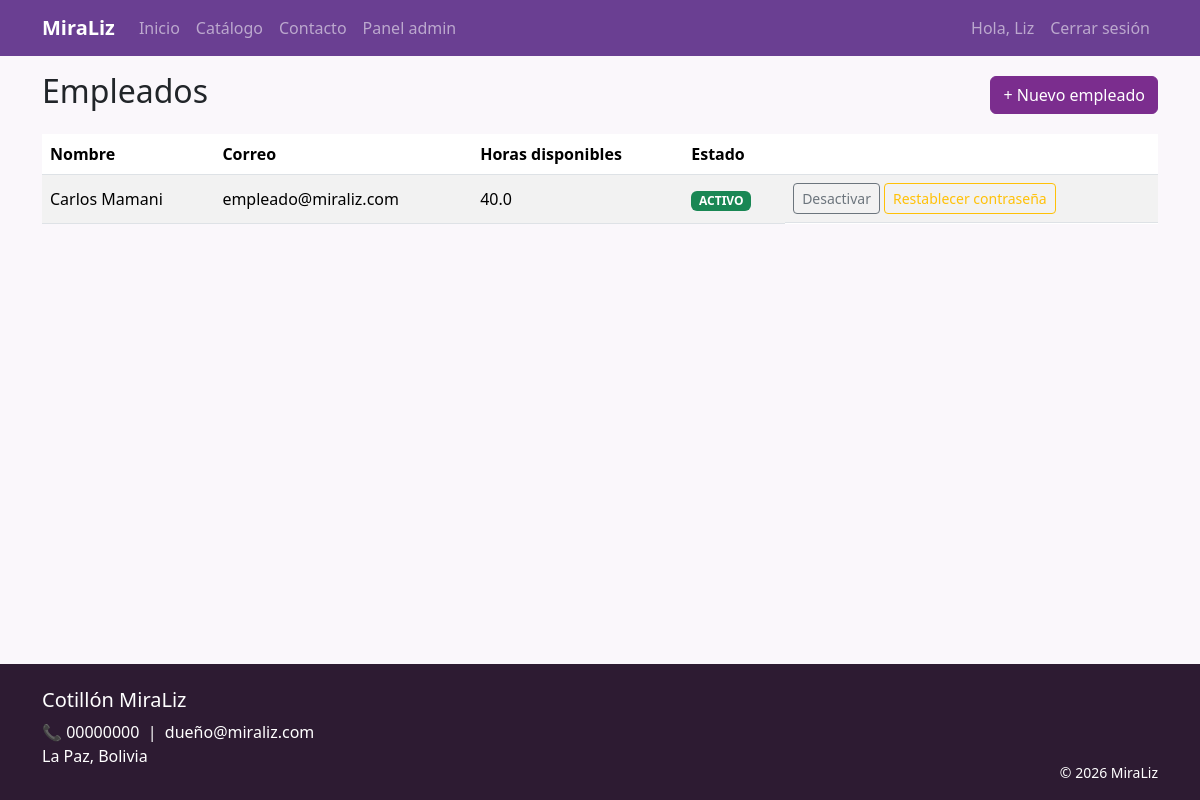
/admin/empleados (signed in), run on the app's committed database.
### models/usuario.py (models this page shows, shortened)
class Usuario(UserMixin, db.Model):
    __tablename__ = "usuarios"
    id = db.Column(db.Integer, primary_key=True)
    nombre_completo = db.Column(db.String(150), nullable=False)
    correo = db.Column(db.String(150), unique=True, nullable=False, index=True)
    telefono = db.Column(db.String(30))
    direccion = db.Column(db.String(250))
    password_hash = db.Column(db.String(255), nullable=False)
    rol = db.Column(db.String(20), nullable=False, default="CLIENTE")
    estado = db.Column(db.String(20), nullable=False, default="ACTIVO")
    horas_disponibles = db.Column(db.Float, default=0)  # solo relevante para EMPLEADO
    fecha_registro = db.Column(db.DateTime, default=datetime.utcnow)
    correo_verificado = db.Column(db.Boolean, default=False)
    pedidos = db.relationship("Pedido", backref="cliente", lazy=True,
                               foreign_keys="Pedido.usuario_id")
    @property
    def is_active(self):
        return self.estado == "ACTIVO"

### routes/admin.py (the view)
@bp.route("/empleados")
def empleados():
    return render_template("admin/empleados.html",
                            empleados=Usuario.query.filter_by(rol="EMPLEADO").all())

### routes/admin.py (called while the page is built)
@bp.before_request
@login_required
@rol_requerido("DUENO")
def _restringir_a_dueno():
    pass

### templates/admin/empleados.html (shortened to what this page needs)
{% extends "base.html" %}
{% block content %}
<div class="d-flex justify-content-between align-items-center mb-3">
    <h2>Empleados</h2>
    <a href="{{ url_for('admin.empleado_nuevo') }}" class="btn btn-primary-miraliz">+ Nuevo empleado</a>
</div>
<table class="table bg-white table-striped align-middle">
    <thead><tr><th>Nombre</th><th>Correo</th><th>Horas disponibles</th><th>Estado</th><th></th></tr></thead>
    <tbody>
    {% for e in empleados %}
        <tr>
            <td>{{ e.nombre_completo }}</td>
            <td>{{ e.correo }}</td>
            <td>{{ e.horas_disponibles }}</td>
            <td><span class="badge {{ 'bg-success' if e.estado == 'ACTIVO' else 'bg-secondary' }}">{{ e.estado }}</span></td>
            <td class="d-flex gap-1">
                <form method="post" action="{{ url_for('admin.empleado_toggle_estado', usuario_id=e.id) }}">
                    <button class="btn btn-sm btn-outline-secondary">{{ "Desactivar" if e.estado == "ACTIVO" else "Activar" }}</button>
                </form>
                <form method="post" action="{{ url_for('admin.empleado_resetear_password', usuario_id=e.id) }}">
                    <button class="btn btn-sm btn-outline-warning">Restablecer contraseña</button>
                </form>
            </td>
        </tr>
    {% else %}
        <tr><td colspan="5" class="text-muted">No hay empleados registrados.</td></tr>
    {% endfor %}
    </tbody>
</table>
{% endblock %}

### templates/base.html (shortened to what this page needs)
<!DOCTYPE html>
<html lang="es">
<head>
    <link href="https://cdn.jsdelivr.net/npm/bootstrap@5.3.3/dist/css/bootstrap.min.css" rel="stylesheet">
    <link href="{{ url_for('static', filename='css/estilo.css') }}" rel="stylesheet">
    <link rel="stylesheet" href="https://cdn.jsdelivr.net/npm/bootstrap-icons@1.11.3/font/bootstrap-icons.min.css">
</head>
<body>
<nav class="navbar navbar-expand-lg navbar-dark" style="background-color:#6a3f92;">
    <div class="container">
        <a class="navbar-brand fw-bold" href="{{ url_for('public.index') }}">MiraLiz</a>
        <div class="collapse navbar-collapse" id="navMenu">
            <ul class="navbar-nav me-auto mb-2 mb-lg-0">
                <li class="nav-item"><a class="nav-link" href="{{ url_for('public.index') }}">Inicio</a></li>
                <li class="nav-item"><a class="nav-link" href="{{ url_for('public.catalogo') }}">Catálogo</a></li>
                <li class="nav-item"><a class="nav-link" href="{{ url_for('public.contacto') }}">Contacto</a></li>
                {% if current_user.is_authenticated and current_user.rol == 'DUENO' %}
                    <li class="nav-item"><a class="nav-link" href="{{ url_for('admin.dashboard') }}">Panel admin</a></li>
                {% elif current_user.is_authenticated and current_user.rol == 'EMPLEADO' %}
                    <li class="nav-item"><a class="nav-link" href="{{ url_for('empleado.dashboard') }}">Panel empleado</a></li>
                {% elif current_user.is_authenticated and current_user.rol == 'CLIENTE' %}
                    <li class="nav-item"><a class="nav-link" href="{{ url_for('cliente.dashboard') }}">Mi panel</a></li>
                    <li class="nav-item"><a class="nav-link" href="{{ url_for('cliente.ver_carrito') }}">🛒 Carrito</a></li>
                {% endif %}
            </ul>
            <ul class="navbar-nav">
                {% if current_user.is_authenticated %}
                    <li class="nav-item"><span class="nav-link">Hola, {{ current_user.nombre_completo.split(' ')[0] }}</span></li>
                    <li class="nav-item"><a class="nav-link" href="{{ url_for('auth.logout') }}">Cerrar sesión</a></li>
                {% else %}
                    <li class="nav-item"><a class="nav-link" href="{{ url_for('auth.login') }}">Iniciar sesión</a></li>
                    <li class="nav-item"><a class="btn btn-light btn-sm ms-2" href="{{ url_for('auth.registro') }}">Registrarse</a></li>
                {% endif %}
            </ul>
        </div>
    </div>
</nav>
<main class="container mb-5">
    {% block content %}{% endblock %}
</main>
<footer class="text-white pt-4 pb-3 mt-auto" style="background-color:#2d1b32;">
    <div class="container d-flex flex-wrap justify-content-between">
        <div>
            <h5>Cotillón MiraLiz</h5>
            <p class="mb-0">📞 00000000 &nbsp;|&nbsp; dueño@miraliz.com</p>
            <p>La Paz, Bolivia</p>
        </div>
        <div class="align-self-end">
            <small>&copy; 2026 MiraLiz</small>
        </div>
    </div>
</footer>
</body>
</html>

### static/css/estilo.css (style rules this page uses)
body { display: flex; flex-direction: column; min-height: 100vh; background-color: #faf7fb; }
main { flex: 1; }
.btn-primary-miraliz { background-color: #7b2d8e; border-color: #7b2d8e; color: white; }

### data on the page
Usuario: nombre_completo "Liz"
Usuario: nombre_completo "Carlos Mamani", correo "empleado@miraliz.com", horas_disponibles "40.0", estado "ACTIVO", estado "Desactivar"
